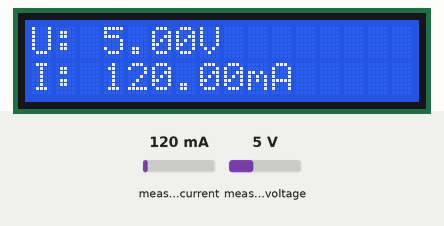
Simulated run of this program. Board: Arduino Uno, built with avr-gcc and run on an emulated ATmega328P. Parts: 16×2 character LCD. The inputs (shaded band) are chosen by the test bench; at power-on: measured current 120 mA, measured voltage 5 V. Storage starts empty; what the program prints to the serial monitor is not drawn.

Above: at 1.3 s.
1.4 s: measured current set to 971 mA
At 2.2 s:
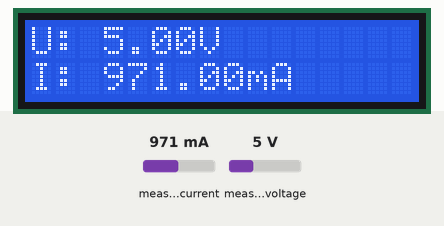
3.3 s: measured current set to 1016 mA
At 4.7 s:
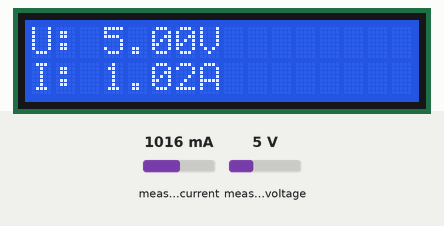
5.0 s: measured voltage set to 0.3 V
At 6.5 s:
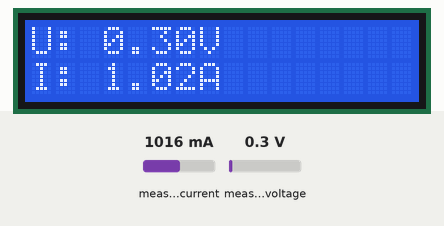
6.8 s: measured voltage set to 3.8 V
At 8.1 s:
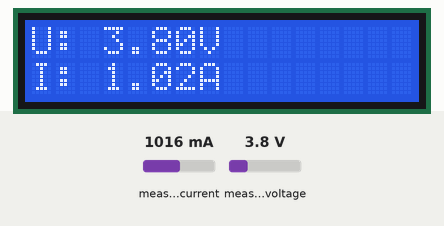
Timing chart, 0 to 9.5 s (numbered marks = the images above; inputs shaded):
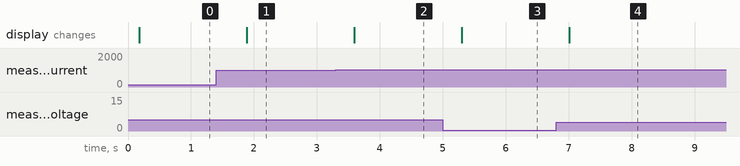

Measured:
- the behaviour switches between 999 and 1000 mA on measured current (found by bisection; images 1 and 2)
- after the input at 1.4 s, the display: changes after 0.49 s (image 1)
- after the input at 3.3 s, the display: changes after 0.29 s (image 2)
- after the input at 5.0 s, the display: changes after 0.30 s (image 3)
- after the input at 6.8 s, the display: changes after 0.21 s (image 4)

The program:

main.cpp
```cpp
/*
 * DC Current and Voltage Meter - Basic Code
 * - Use one INA219, an i2c current monitor from TI
 * -------------------------------------------------
 * Medidor corrente e tensão DC - Código Básico
 * - Utiliza um modulo INA219, um monitor de corrente i2c com um ADC de 12 bit, capaz de monitorar Tensão e Corrente elétrica.
 * - Utiliza um cartão SD para como armazenamento secundario dos registros de leitura.
 * - Utiliza um display LCD 16x2 para vizualização em tempo real da leitura, com Tensao e Corrente elétrica.
 */

#include <Arduino.h>
#include <Wire.h>
#include <LiquidCrystal_I2C.h> // lcd i2c lib
#include <Adafruit_INA219.h>   // ina219 lib
#include <SPI.h>
#include <SD.h>
#include <stdio.h>
#include <time.h>

// Define some constants used in code
// LCD
const int LCD_addr = 0x27; // LCD i2c address
const int LCD_chars = 16;  // number of characters
const int LCD_lines = 2;   // number of lines
// INA219
const int INA_addr = 0x40; // INA219 address

// set the LCD address
LiquidCrystal_I2C lcd(LCD_addr, LCD_chars, LCD_lines);

// set the INA219 adress
Adafruit_INA219 ina219(INA_addr);

// global variables
float shuntvoltage = 0.0;
float loadvoltage = 0.0;
float busvoltage = 0.0;
float current = 0.0;
float samples = 0.0;
float average = 0.0;
float power = 0.0;
int samp_quantity = 100;

unsigned long time_now = 0;

// variable to check if the SD card, Serial and INA219 are OK
bool sdCardOK = false;
bool ina219OK = false;
bool serialOK = false;

// File to log data
const char *fileName = "logFile.txt";

// Prototype of functions
void INA219_Read_Values(void);
void LCD_Update(void);
void Serial_Send(void);
void LOG_Write(String msg);

// setup the pins and initialize the modules
void setup()
{
    // configure the serial to 9600bps
    Serial.begin(9600);

    if (Serial.available()) {
        serialOK = true;
        LOG_Write("Serial is open");
    }

    // initialize the SD card, CS in pin 4
    if (SD.begin(4))
    {
        sdCardOK = true;
        LOG_Write("SD card is ready to use.");
    }

    // initialize the INA219
    if (ina219.begin())
    {
        ina219OK = true;
        if (sdCardOK)
        {
            LOG_Write("INA219 is ready to use.");
        }
    }

    // initialize the LCD
    lcd.init();
    lcd.clear();
    lcd.backlight(); // Print a message to the LCD.
    lcd.setCursor(0, 0); // set the cursor and write some text
}

void loop()
{
    // read values from INA219
    INA219_Read_Values();

    // send data over the serial
    Serial_Send();

    // update the LCD
    LCD_Update();

    // wait 0.5s before next loop
    delay(500);
}

/*
 * Functions
 */

// Read the values from INA219
void INA219_Read_Values(void)
{
    // get the time now
    time_now = millis();

    shuntvoltage = ina219.getShuntVoltage_mV();
    busvoltage = ina219.getBusVoltage_V();
    current = ina219.getCurrent_mA();
    power = ina219.getPower_mW();

    loadvoltage = busvoltage + (shuntvoltage / 1000);

    if (current < 0)
    {
        current = 0;
    }
    if (busvoltage < 0)
    {
        busvoltage = 0;
    }

    // Send data to log
    LOG_Write(String(time_now) + ", " + String(shuntvoltage) + ", " + String(busvoltage) + ", " + String(loadvoltage) + ", " + String(current) + ", " + String(power));
}

// update the LCD with values
void LCD_Update(void)
{
    lcd.setCursor(0, 0);
    lcd.print("U: ");
    lcd.print(busvoltage);
    lcd.print("V");

    lcd.setCursor(0, 1);
    lcd.print("I: ");

    // print the current value
    if (current >= 1000)
    {
        lcd.print(current / 1000);
        lcd.print("A      ");
    }
    else
    {
        lcd.print(current);
        lcd.print("mA     ");
    }
}

void Serial_Send(void)
{
    Serial.print("bus_voltage:");
    Serial.print(busvoltage);
    Serial.print(", ");
    Serial.print("load_voltage:");
    Serial.print(loadvoltage);
    Serial.print(", ");
    Serial.print("shunt_voltage:");
    Serial.print(shuntvoltage);
    Serial.print(", ");
    Serial.print("current:");
    Serial.print(current);
    Serial.print(", ");
    Serial.print("power:");
    Serial.print(power);
    Serial.print("\n");
}

void LOG_Write(String msg)
{
    File dataFile = SD.open(fileName, FILE_WRITE);

    if (dataFile) {
        dataFile.println(msg);
        dataFile.close();
    }
}
```
